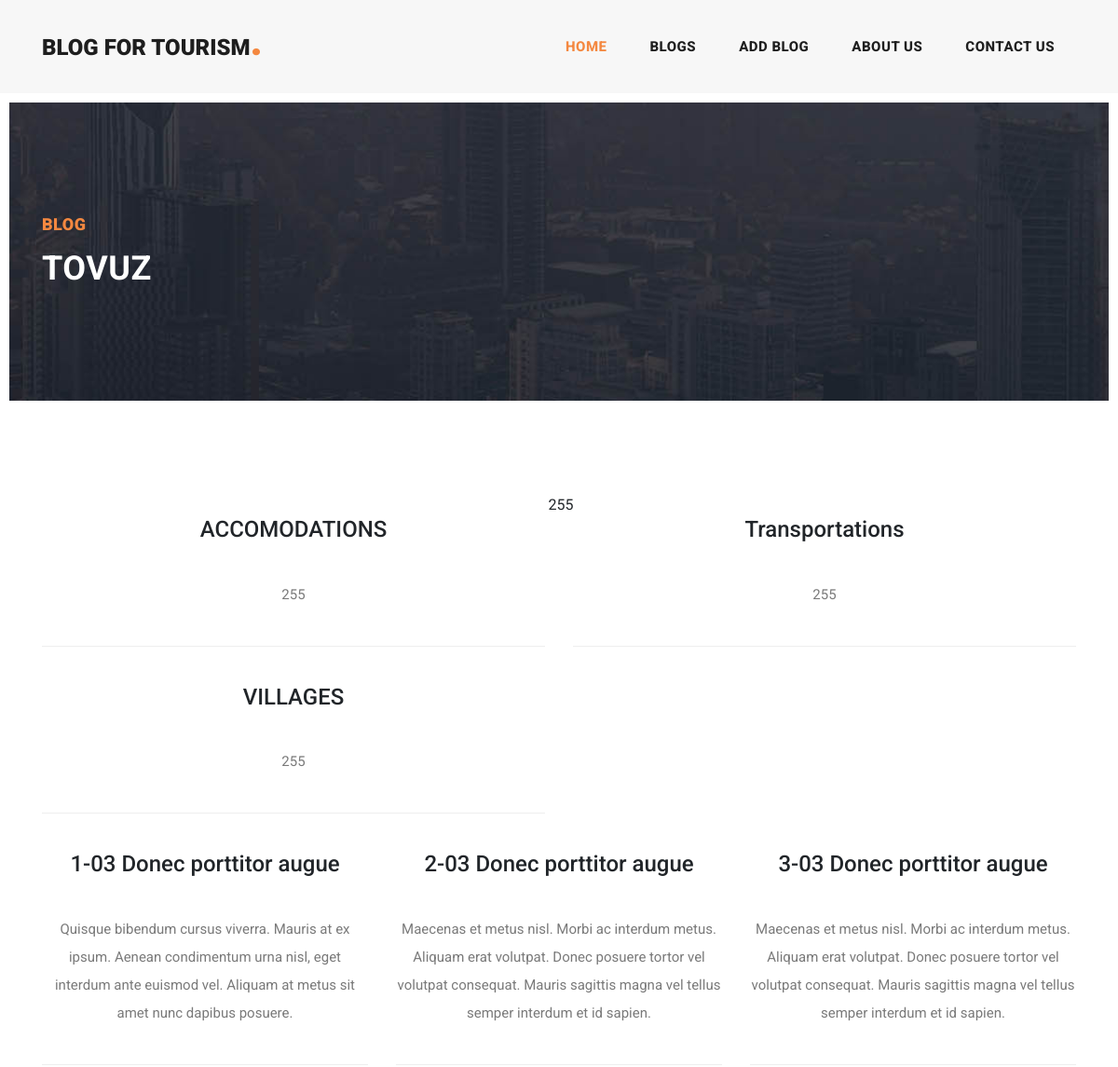
Page /blogpage (upper part) on the earlier database version.
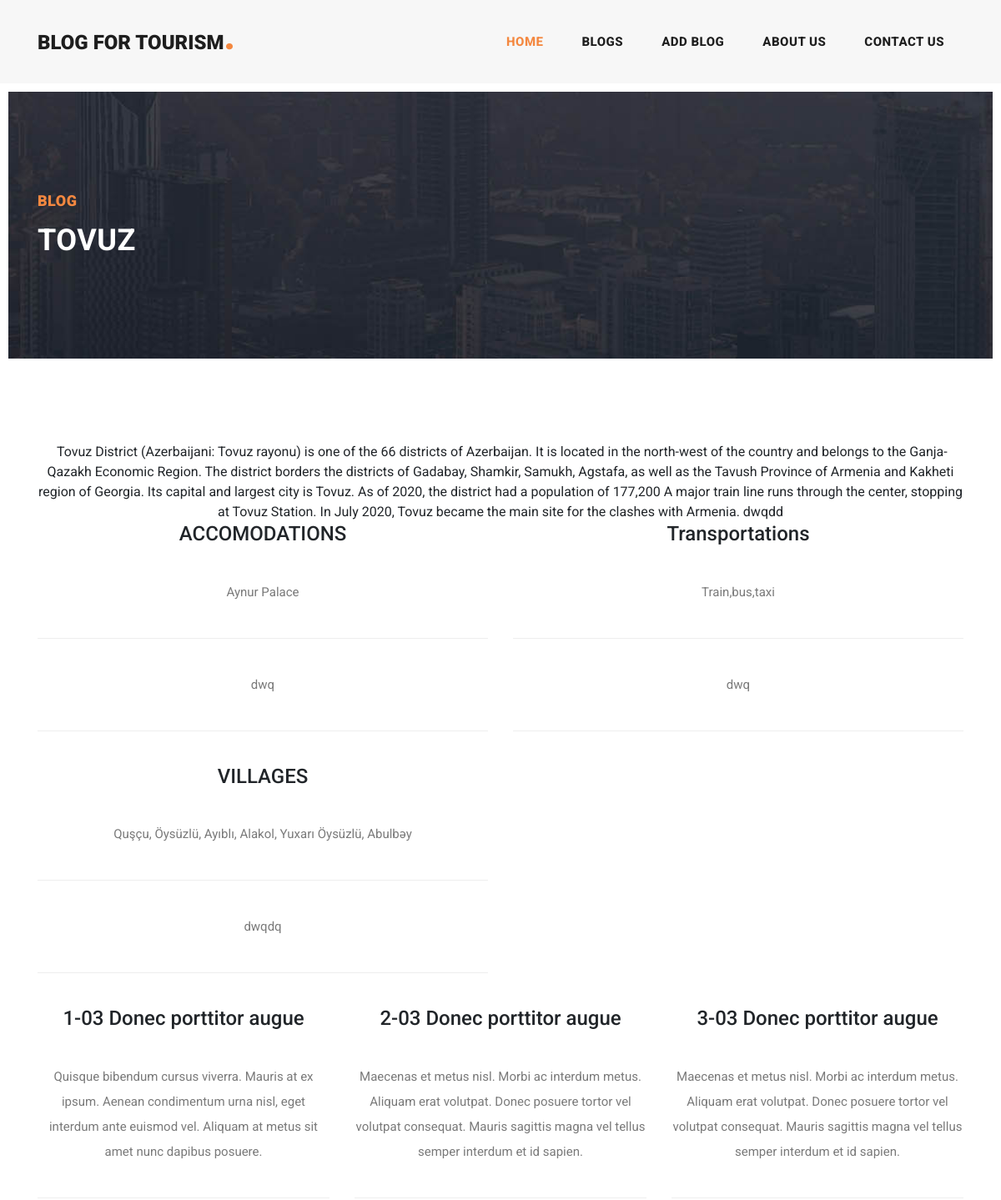
Same page on the later database version.
### master_app/models.py (models this page shows)
class Blogdetails(models.Model):
   villages = models.CharField(max_length=55)
   accomodations = models.CharField(max_length=255)
   transportations = models.CharField(max_length=255)
   text = models.CharField(max_length=5000)

### master_app/views.py (the view)
# urls.py: path('blogpage', views.blogpage, name='blogpage'),
def blogpage(request):
    blogs = Blogdetails.objects.all()
    print(blogs)
    context={
        "blogs":blogs,
    }
    return render(request, 'blogpage.html',context)

### templates/blogpage.html (shortened to what this page needs)
<!DOCTYPE html>
<html lang="en">
{% load static %}
  <head>
    <link href="{% static 'vendor/bootstrap/css/bootstrap.min.css' %}" rel="stylesheet">
    <link rel="stylesheet" href="{% static 'assets/css/fontawesome.css' %}">
    <link rel="stylesheet" href="{% static 'assets/css/templatemo-stand-blog.css' %}">
    <link rel="stylesheet" href="{% static 'assets/css/owl.css' %}">
  </head>
  <body>
   <header class="">
      <nav class="navbar navbar-expand-lg">
        <div class="container">
          <a class="navbar-brand" href="index.html"><h2>Blog for tourism<em>.</em></h2></a>
          <div class="collapse navbar-collapse" id="navbarResponsive">
            <ul class="navbar-nav ml-auto">
              <li class="nav-item active">
                <a class="nav-link" href="{% url 'index' %}">Home
                </a>
              </li>
                <li class="nav-item">
                <a class="nav-link" href="{% url 'blogpage' %}" >Blogs</a>
              </li>
                <li class="nav-item">
                <a class="nav-link" href="{% url 'addblogpage' %}">Add Blog</a>
              </li>
              <li class="nav-item">
                <a class="nav-link" href="about.html">About Us</a>
              </li>
              <li class="nav-item">
                <a class="nav-link" href="contact.html">Contact Us</a>
              </li>
            </ul>
          </div>
        </div>
      </nav>
    </header>
    <div class="heading-page header-text">
      <section class="page-heading">
        <div class="container">
          <div class="row">
            <div class="col-lg-12">
              <div class="text-content">
                <h4>Blog</h4>
                <h2>Tovuz</h2>
              </div>
            </div>
          </div>
        </div>
      </section>
    </div>
    <section class="about-us">
      <div class="container">
        <div class="row">
          <div class="col-lg-12">
           {% for blog in blogs %}
                <p2>{{ blog.text  }}</p2>
                {% endfor %}
          </div>
        </div>
        <div class="row">
          <div class="col-lg-6">
          <h4>ACCOMODATIONS</h4>
           {% for blog in blogs %}
            <p> {{ blog.accomodations  }}</p>
              {% endfor %}
          </div>
          <div class="col-lg-6">
          <h4>Transportations</h4>
              {% for blog in blogs %}
            <p>{{ blog.transportations  }}</p>
              {% endfor %}
          </div>
          <div class="col-lg-6">
          <h4>VILLAGES</h4>
               {% for blog in blogs %}
            <p> {{ blog.villages  }} </p>
               {% endfor %}
          </div>
        </div>
        <div class="row">
          <div class="col-lg-4 col-md-6">
          <h4>1-03 Donec porttitor augue</h4>
          	<p>Quisque bibendum cursus viverra. Mauris at ex ipsum. Aenean condimentum urna nisl, eget interdum ante euismod vel. Aliquam at metus sit amet nunc dapibus posuere.</p>
          </div>
          <div class="col-lg-4 col-md-6">
          <h4>2-03 Donec porttitor augue</h4>
          	<p>Maecenas et metus nisl. Morbi ac interdum metus. Aliquam erat volutpat. Donec posuere tortor vel volutpat consequat. Mauris sagittis magna vel tellus semper interdum et id sapien.</p>
          </div>
          <div class="col-lg-4">
          <h4>3-03 Donec porttitor augue</h4>
          	<p>Maecenas et metus nisl. Morbi ac interdum metus. Aliquam erat volutpat. Donec posuere tortor vel volutpat consequat. Mauris sagittis magna vel tellus semper interdum et id sapien.</p>
          </div>
        </div>
      </div>
    </section>
  </body>
</html>

### static/assets/css/templatemo-stand-blog.css (style rules this page uses)
body { font-family: 'Roboto', sans-serif; overflow-x: hidden; text-rendering: optimizeLegibility; -webkit-font-smoothing: antialiased; -moz-osx-font-smoothing: grayscale; }
p { margin-bottom: 0px; font-size: 15px; font-weight: 400; color: #7a7a7a; line-height: 30px; }
a { text-decoration: none!important; }
ul { padding: 0; margin: 0; list-style: none; }
h1,h2,h3,h4,h5,h6 { margin: 0px; }
.heading-page { padding-top: 110px; }
.page-heading { margin: 0px 10px; padding: 120px 0px; text-align: left; background-position: center center; background-repeat: no-repeat; background-size: cover; background-image: url(../images/heading-bg.jpg); }
.page-heading .text-content h4 { color: #f48840; font-size: 18px; text-transform: uppercase; font-weight: 900; letter-spacing: 0.5px; margin-bottom: 15px; }
.page-heading .text-content h2 { color: #fff; font-size: 36px; font-weight: 700; text-transform: uppercase; letter-spacing: 0.5px; }
header { position: absolute; z-index: 99999; width: 100%; height: 100px; background-color: #f7f7f7; -webkit-transition: all 0.3s ease-in-out 0s; -moz-transition: all 0.3s ease-in-out 0s; -o-transition: all 0.3s ease-in-out 0s; transition: all 0.3s ease-in-out 0s; }
header .navbar { padding: 25px 0px; }
.navbar .navbar-brand { float: left; margin-top: -12px; outline: none; }
.navbar .navbar-brand h2 { color: #1e1e1e; text-transform: uppercase; font-size: 24px; font-weight: 900; -webkit-transition: all .3s ease 0s; -moz-transition: all .3s ease 0s; -o-transition: all .3s ease 0s; transition: all .3s ease 0s; }
.navbar .navbar-brand h2 em { font-size: 44px; font-style: normal; color: #f48840; }
#navbarResponsive { z-index: 999; }
.navbar-collapse { text-align: center; }
.navbar .navbar-nav .nav-item { margin: 0px 15px; }
.navbar .navbar-nav a.nav-link { text-transform: capitalize; font-size: 15px; font-weight: 800; text-transform: uppercase; letter-spacing: 0.5px; color: #1e1e1e; transition: all 0.3s; }
.navbar .navbar-nav .nav-link:hover, .navbar .navbar-nav .active>.nav-link, .navbar .navbar-nav .nav-link.active, .navbar .navbar-nav .nav-link.show, .navbar .navbar-nav .show>.nav-link { color: #f48840; }
.about-us { margin-top: 100px; text-align: center; }
.about-us p { margin: 40px 0px; border-bottom: 1px solid #eee; padding-bottom: 40px; }

Differences in the rows shown:
computed for Blogdetails: text "255" → "Tovuz District (Azerbaijani: Tovuz rayonu) is one of the 66 districts of Azerbaijan. It is located in the north-west of the country and belongs to the Ganja-Qazakh Economic Region. The district borders the districts of Gadabay, Shamkir, Samukh, Agstafa, as well as the Tavush Province of Armenia and Kakheti region of Georgia. Its capital and largest city is Tovuz. As of 2020, the district had a population of 177,200 A major train line runs through the center, stopping at Tovuz Station. In July 2020, Tovuz became the main site for the clashes with Armenia."; accomodations "255" → "Aynur Palace"; transportations "255" → "Train,bus,taxi"; villages "255" → "Quşçu, Öysüzlü, Ayıblı, Alakol, Yuxarı Öysüzlü, Abulbəy"
added Blogdetails: text "dwqdd", accomodations "dwq", transportations "dwq", villages "dwqdq"
